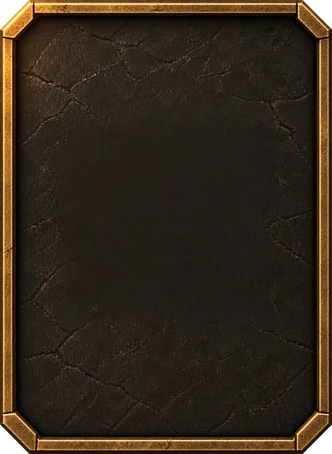
#> input picture assets/piel/ranura_vacia.webp, 332 x 454 px
$ python lugares.py ../assets/piel/lugares/acantilado.webp
#> lines starting #> are read from the running program, lines starting #| are printed output that depends on the picture; after the words box and inside, x2 and y2 are one past the last pixel; in counts of white or black regions, pixels touching at a corner belong together
"""Las texturas de los LUGARES: del PNG original al WebP que se ve en la ranura.

    python tools/lugares.py            # mide y dice qué haría
    python tools/lugares.py escribir   # escribe en assets/piel/lugares/

Cada lugar del tablero —el Río, la Ciénaga, el Cauce seco— puede llevar una
textura de suelo que se pinta DENTRO de la ranura vacía de su columna, sobre
la piedra de siempre y por dentro del marco de latón. Los originales van a
`src/piel/lugares/<id>.png`, con el `id` exacto de `src/data/lugares.js`, y
esta herramienta:

1. MIDE la ventana de la ranura —el hueco por dentro del marco de
   `assets/piel/ranura_vacia.webp`— y la imprime en porcentaje: esos son los
   números de `.ranura[data-lugar-arte]` en piel.css, como los huecos de los
   marcos de carta. No se estiman.
2. Recorta cada original a la proporción de esa ventana, centrado, lo apaga
   un poco —el rótulo del lugar va encima y tiene que leerse— y lo escala a
   `ANCHO` píxeles, que es tres veces la ranura de un móvil.
3. Escribe `indice.json` con los ids que tienen textura. El juego lee el
   índice y sólo pide los ficheros que existen: una textura que no está no
   es un 404 en la consola, es una ranura con la piedra de siempre.

Una textura mal nombrada no falla: no sale nunca. Por eso se avisa de todo
fichero de `src/piel/lugares/` que no sea el id de un lugar.
"""

import json
import re
import sys
from pathlib import Path

import numpy as np
from PIL import Image

RAIZ = Path(__file__).resolve().parent.parent
ORIGEN = RAIZ / 'src' / 'piel' / 'lugares'
DESTINO = RAIZ / 'assets' / 'piel' / 'lugares'
RANURA = RAIZ / 'assets' / 'piel' / 'ranura_vacia.webp'
LUGARES_JS = RAIZ / 'src' / 'data' / 'lugares.js'

ANCHO = 240          # tres veces los 83 px de la ranura a 360 de ancho
CALIDAD = 80
APAGADO = 0.78       # la textura se pinta a este brillo: el rótulo va encima
LUM_MARCO = 70       # por encima de esto es latón; por debajo, piedra


def ids_de_lugares():
    """Los ids del set, leídos del propio fichero de datos."""
    src = LUGARES_JS.read_text(encoding='utf-8')
    return [m.group(1) for m in re.finditer(r"^\s{2}([a-z_]+): lugar\(\{", src, re.M)]


def medir_ventana():
    """El hueco por dentro del marco de la ranura, en píxeles y en porcentaje.

    Desde el centro hacia fuera, la primera columna o fila que sea mayormente
    latón (clara) es el marco; lo de dentro es la ventana.
    """
    im = Image.open(RANURA).convert('RGBA')
#> im is the input picture: PIL image 332x454 RGBA; mean R, G, B, A 48, 36.8, 23.9, 248.5
    w, h = im.size
#> w = 332; h = 454
    lum = np.asarray(im).astype(int)[..., :3].mean(axis=2)
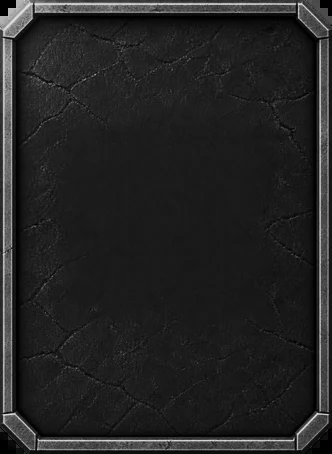
#> lum: shape (454, 332) float64; min 0, max 228.3, mean 36.2
    claro = lum > LUM_MARCO
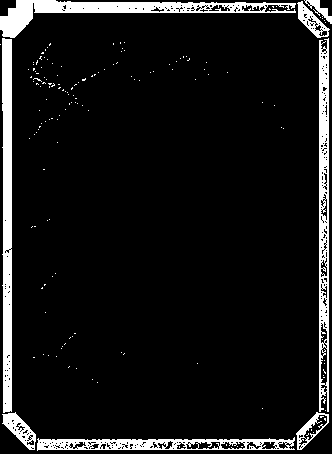
#> claro: shape (454, 332) bool; 8.9% white; 155 white regions (147 under 20 px), largest, box (x1, y1, x2, y2) and area: (2, 38, 12, 413) 3395, (0, 0, 296, 38) 3275, (319, 38, 329, 412) 2876
    cx, cy = w // 2, h // 2
#> cx = 166; cy = 227
    banda_y = slice(cy - h // 8, cy + h // 8)
    banda_x = slice(cx - w // 8, cx + w // 8)
    x0 = next(x for x in range(cx, -1, -1) if claro[banda_y, x].mean() > 0.5)
#> x0 = 11
    x1 = next(x for x in range(cx, w) if claro[banda_y, x].mean() > 0.5)
#> x1 = 319
    y0 = next(y for y in range(cy, -1, -1) if claro[y, banda_x].mean() > 0.5)
#> y0 = 12
    y1 = next(y for y in range(cy, h) if claro[y, banda_x].mean() > 0.5)
#> y1 = 439
    ancho, alto = x1 - x0, y1 - y0
#> ancho = 308; alto = 427
    # Tamaño y posición del fondo en CSS: `background-size` es el tamaño de
    # la ventana en porcentaje, y `background-position` p% coloca el punto p%
    # de la imagen en el punto p% de la caja, así que p = borde / (100 − tamaño).
    tam_x, tam_y = 100 * ancho / w, 100 * alto / h
#> tam_x = 92.77; tam_y = 94.05
    pos_x = 100 * (100 * x0 / w) / (100 - tam_x) if tam_x < 100 else 50
#> pos_x = 45.83
    pos_y = 100 * (100 * y0 / h) / (100 - tam_y) if tam_y < 100 else 50
#> pos_y = 44.44
    return {
        'px': (x0, x1, y0, y1, w, h),
        'ratio': ancho / alto,
        'size': (round(tam_x, 1), round(tam_y, 1)),
        'position': (round(pos_x, 1), round(pos_y, 1)),
    }


def original(id_):
    for ext in ('png', 'PNG', 'jpg', 'jpeg', 'webp'):
        p = ORIGEN / f'{id_}.{ext}'
        if p.exists():
            return p
    return None


def recortar_a(im, ratio):
    """Recorta al centro hasta la proporción pedida, sin estirar."""
    w, h = im.size
    if w / h > ratio:
        nw = round(h * ratio)
        x0 = (w - nw) // 2
        return im.crop((x0, 0, x0 + nw, h))
    nh = round(w / ratio)
    y0 = (h - nh) // 2
    return im.crop((0, y0, w, y0 + nh))


def apagar(im, factor):
    a = np.asarray(im.convert('RGB')).astype(np.float64) * factor
    return Image.fromarray(a.clip(0, 255).round().astype(np.uint8), 'RGB')


def main(escribir):
    ventana = medir_ventana()
#> ventana = {'px': (11, 319, 12, 439, 332, 454), 'ratio': 0.721, 'size': (92.8, 94.1), 'position': (45.8, 44.4)}
    x0, x1, y0, y1, w, h = ventana['px']
#> x0 = 11; x1 = 319; y0 = 12; y1 = 439; w = 332; h = 454
    print(f'ranura {w}×{h}: ventana x {x0}..{x1}, y {y0}..{y1} '
          f'({ventana["ratio"]:.3f} de proporción)')
#| ranura 332×454: ventana x 11..319, y 12..439 (0.721 de proporción)
    print(f'  piel.css → background-size: {ventana["size"][0]}% {ventana["size"][1]}%; '
          f'background-position: {ventana["position"][0]}% {ventana["position"][1]}%')
#|   piel.css → background-size: 92.8% 94.1%; background-position: 45.8% 44.4%

    ids = ids_de_lugares()
    servidas = []
    for id_ in ids:
        p = original(id_)
        if not p:
            continue
        im = Image.open(p)
        rec = recortar_a(im.convert('RGB'), ventana['ratio'])
        alto = round(ANCHO / ventana['ratio'])
        print(f'{p.name} {im.size[0]}×{im.size[1]} → {id_}.webp @{ANCHO}×{alto}')
        if escribir:
            DESTINO.mkdir(parents=True, exist_ok=True)
            apagar(rec, APAGADO).resize((ANCHO, alto), Image.LANCZOS) \
                .save(DESTINO / f'{id_}.webp', 'WEBP', quality=CALIDAD)
        servidas.append(id_)

    if ORIGEN.exists():
        sueltos = sorted(p.name for p in ORIGEN.iterdir()
                         if p.is_file() and p.stem not in ids)
        for nombre in sueltos:
            print(f'  AVISO: {nombre} no es el id de ningún lugar y no saldrá nunca')

    faltan = [i for i in ids if i not in servidas]
    print(f'{len(servidas)} de {len(ids)} lugares con textura'
          + (f'; sin ella: {", ".join(faltan)}' if faltan else ''))
    if escribir:
        DESTINO.mkdir(parents=True, exist_ok=True)
        (DESTINO / 'indice.json').write_text(
            json.dumps({'piezas': servidas}, indent=2) + '\n', encoding='utf-8')
        print(f'indice.json: {len(servidas)} piezas')


if __name__ == '__main__':
#> (the run stopped early here; a loop or call above may not have finished)
